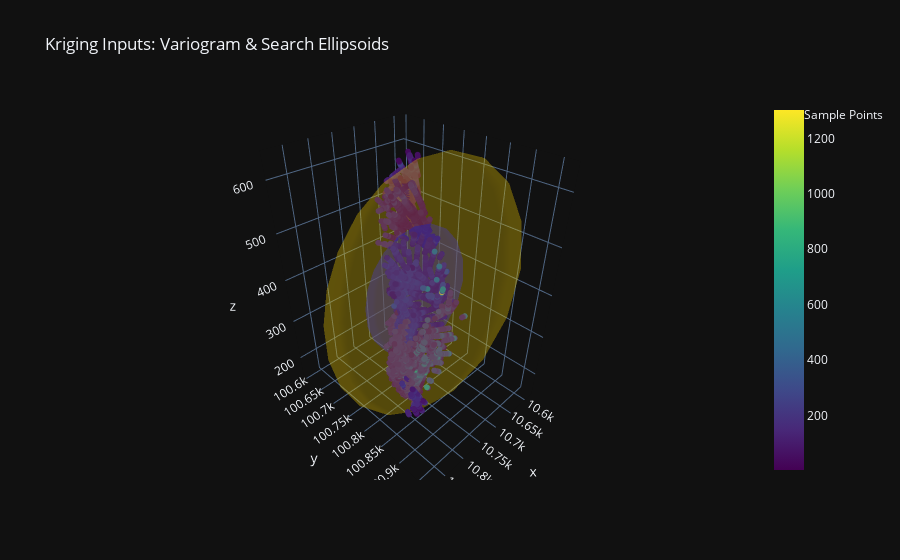

The notebook cell this image was saved under:
### Code cell
# Visualize variogram and search ellipsoids with pointset data
import plotly.graph_objects as go

# Get pointset data for center calculation and scatter plot
pts = await source_pointset.to_dataframe()
center = (pts["x"].mean(), pts["y"].mean(), pts["z"].mean())

# Generate mesh surface points for visualization
vx, vy, vz = var_ell.surface_points(center=center)
sx, sy, sz = search_ellipsoid.surface_points(center=center)

# Build visualization
var_mesh = go.Mesh3d(x=vx, y=vy, z=vz, alphahull=0, opacity=0.3, color="blue", name="Variogram Ellipsoid")
search_mesh = go.Mesh3d(x=sx, y=sy, z=sz, alphahull=0, opacity=0.2, color="gold", name="Search Ellipsoid (2x)")
scatter = go.Scatter3d(
    x=pts["x"], y=pts["y"], z=pts["z"],
    mode="markers",
    marker=dict(size=2, color=pts["Ag_ppm Values"], colorscale="Viridis", showscale=True),
    name="Sample Points"
)

fig = go.Figure(data=[var_mesh, search_mesh, scatter])
fig.update_layout(
    title="Kriging Inputs: Variogram & Search Ellipsoids",
    scene=dict(aspectmode="data"),
    showlegend=True
)
fig.show()

### Figure 1 — Plotly figure (JSON) as saved in the notebook; plotly's stock layout.template omitted (floating-point values rounded to 4 significant figures; data arrays with more than 128 entries replaced by an {"elided": "..."} marker saying what was removed)
{"data": [{"alphahull": 0, "color": "blue", "name": "Variogram Ellipsoid", "opacity": 0.3, "x": {"elided": "400 float values"}, "y": {"elided": "400 float values"}, "z": {"elided": "400 float values"}, "type": "mesh3d"}, {"alphahull": 0, "color": "gold", "name": "Search Ellipsoid (2x)", "opacity": 0.2, "x": {"elided": "400 float values"}, "y": {"elided": "400 float values"}, "z": {"elided": "400 float values"}, "type": "mesh3d"}, {"marker": {"color": {"elided": "4791 float values"}, "colorscale": [[0.0, "#440154"], [0.1111, "#482878"], [0.2222, "#3e4989"], [0.3333, "#31688e"], [0.4444, "#26828e"], [0.5556, "#1f9e89"], [0.6667, "#35b779"], [0.7778, "#6ece58"], [0.8889, "#b5de2b"], [1.0, "#fde725"]], "showscale": true, "size": 2}, "mode": "markers", "name": "Sample Points", "x": {"elided": "4791 float values"}, "y": {"elided": "4791 float values"}, "z": {"elided": "4791 float values"}, "type": "scatter3d"}], "layout": {"scene": {"aspectmode": "data"}, "title": {"text": "Kriging Inputs: Variogram & Search Ellipsoids"}, "showlegend": true}}
